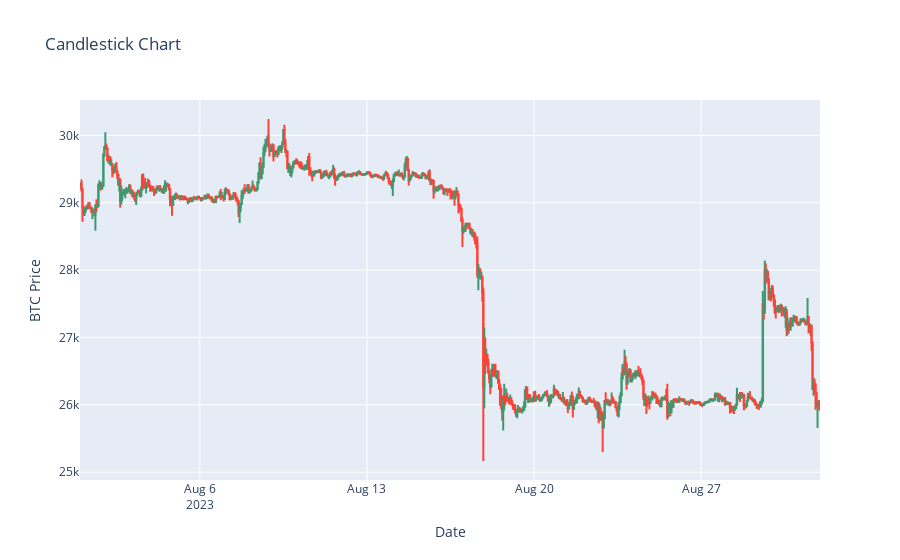

The notebook cell saved with this chart:
### Code cell
import pandas as pd
import plotly.graph_objects as go

df['date'] = pd.to_datetime(df['open_time'], unit='ms')

# Create a Candlestick chart
fig = go.Figure(data=[go.Candlestick(x=df['date'],
                open=df['open'],
                high=df['high'],
                low=df['low'],
                close=df['close'])])

# Customize the layout
fig.update_layout(
    title='Candlestick Chart',
    yaxis_title='BTC Price',
    xaxis_title='Date',
    xaxis_rangeslider_visible=False  # Hides the range slider
)

# Show the figure
fig.show()

### Figure 1 — Plotly figure (JSON) as saved in the notebook; plotly's stock layout.template omitted (floating-point values rounded to 4 significant figures; data arrays with more than 128 entries replaced by an {"elided": "..."} marker saying what was removed)
{"data": [{"close": {"elided": "744 float values"}, "high": {"elided": "744 float values"}, "low": {"elided": "744 float values"}, "open": {"elided": "744 float values"}, "type": "candlestick", "x": {"elided": "744 str values"}}], "layout": {"autosize": true, "title": {"text": "Candlestick Chart"}, "xaxis": {"autorange": true, "range": ["2023-07-31 23:30", "2023-08-31 23:30"], "rangeslider": {"visible": false, "yaxis": {}}, "title": {"text": "Date"}, "type": "date"}, "yaxis": {"autorange": true, "range": [24880.0, 30530.0], "title": {"text": "BTC Price"}}}}
